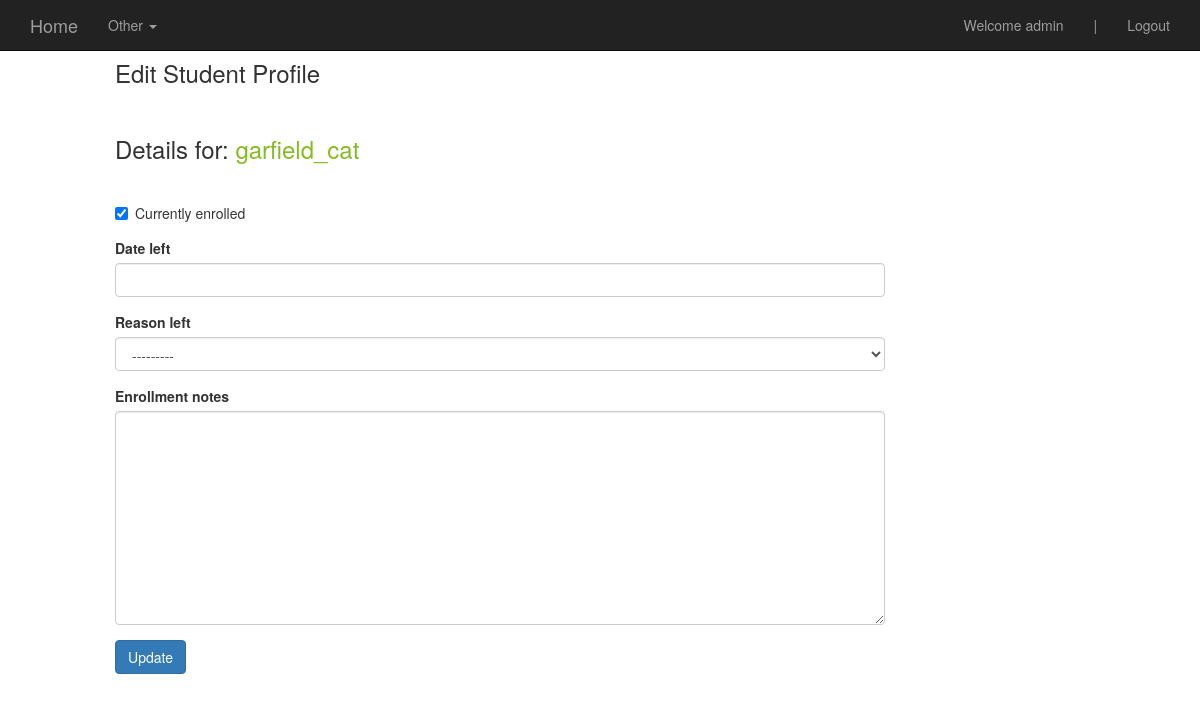
Page /unenroll_student_profile/14/ (signed in) on the committed database.
### students/models.py (models this page shows, shortened)
class Student(models.Model):
	registration_number = models.IntegerField(null=False, blank=False)
	first_name = models.CharField(max_length=255)
	last_name = models.CharField(max_length=255)
	GENDER_CHOICES = (
		('male', 'male'),
		('female', 'female'),
	)
	gender =  models.CharField(max_length=12, choices=GENDER_CHOICES, null=False, blank=False)
	date_of_birth = models.DateField(auto_now=False, auto_now_add=False, default = datetime.date.today)
	place_of_birth = models.CharField(max_length=255, null=True, blank=True)
	fathers_name = models.CharField(max_length=255, null=True, blank=True)
	fathers_occupation = models.CharField(max_length=255, null=True, blank=True)
	mothers_name = models.CharField(max_length=255, null=True, blank=True)
	mothers_occupation = models.CharField(max_length=255, null=True, blank=True)
	address_current =  models.CharField(max_length=255, null=True, blank=True)
	address_origin =  models.CharField(max_length=255, null=True, blank=True)
	contact_number =  models.CharField(max_length=255, null=True, blank=True)
	emergency_contact_number =  models.CharField(max_length=255, null=True, blank=True)
	date_joined = models.DateField(auto_now=False, auto_now_add=False, default = datetime.date.today)
	pkss_school = models.ForeignKey('schools.School')
	pkss_class = models.ForeignKey('classes.Class')
	pkss_class_original = models.ForeignKey('classes.Class', related_name = 'pkss_class_original')
	enrollment_notes = models.TextField(max_length=2500, null=True, blank=True)
	FEE_CHOICES = (
		(0, 0),
		(25, 15),
		(50, 50),
		(100, 100),
	)
	fee_percent_rate_fixed = models.IntegerField(choices=FEE_CHOICES, null=False, blank=False, default=100)
	currently_enrolled = models.BooleanField(default=True)
	date_left = models.DateField(auto_now=False, auto_now_add=False, null=True, blank=True)
	REASON_LEFT_CHOICES = (
		('gone_to_regular_school', 'gone_to_regular_school'),
		('started_work', 'started_work'),
		('returned_to_village', 'returned_to_village'),
		('returned_to_country', 'returned_to_country'),
		('changed_location', 'changed_location'),
		('stay_at_home', 'stay_at_home'),
		('other', 'other'),
	)
	reason_left =  models.CharField(max_length=30, choices=REASON_LEFT_CHOICES, null=True, blank=True)
	updated_last = models.DateField(auto_now=True, auto_now_add=False)
	updated_last_by = models.CharField(max_length=255, null=True, blank=True)
	@property
	def full_name(self):
		return ''.join([self.first_name, '_', self.last_name])
	def __unicode__(self):
		return self.full_name

### students/views.py (the view, shortened to what this page needs)
# urls.py: url(r'^unenroll_student_profile/(?P<pk>\d+)/$', st.unenroll_student, name='unenroll_std_profile'),
@login_required
def unenroll_student(request, pk=None):
	if request.user.useraccess.access_level == 'super' or request.user.useraccess.access_level == 'manager' or request.user.useraccess.access_level == 'staff' or request.user.useraccess.access_level == 'coordinator':
		std = get_object_or_404(Student, pk=pk)
		form = StudentUnenrollForm(request.POST or None, request.FILES or None, instance=std)
		context = {
			"form": form,
			"std": std,
		}
		return render(request, "unenroll_student.html", context)

### students/forms.py
class StudentUnenrollForm(forms.ModelForm):
	class Meta:
		model = Student
		fields = ["currently_enrolled", "date_left","reason_left", "enrollment_notes"]
		widgets = {
			'date_left': DateWidget(usel10n=True, bootstrap_version=3)
		}

### templates/unenroll_student.html (shortened to what this page needs)
{% extends "base.html" %}
{% load crispy_forms_tags %}
{% url 'admin:jsi18n' as jsi18nurl %} <script type="text/javascript" src="{{ jsi18nurl }}"></script>
{% block content %}
<div class='col-sm-8 col-sm-offset-1'>
<h3> Edit Student Profile </h3>
<br>
<h3>Details for:  <z style="color:#85BC22"> {{std}} </z></h3>
<br>
	<form method='POST' action=''> {% csrf_token %}
	{{form|crispy}}
	<input class='btn btn-primary' type='submit' value='Update'/>
	</form>
</div>
{% endblock %}

### templates/navbar.html (shortened to what this page needs)
    <nav class="navbar navbar-inverse navbar-fixed-top">
      <div class="container">
        <div class="navbar-header">
          <a class="navbar-brand" href='{% url "user_homepage" %}'>Home</a>
        </div>
        <div id="navbar" class="navbar-collapse collapse">
        <ul class="nav navbar-nav">
                <li class="dropdown">
                <a href="#" class="dropdown-toggle" data-toggle="dropdown" role="button" aria-haspopup="true" aria-expanded="false"> Other <span class="caret"></span></a>
              </li>
            </ul>
          <ul class="nav navbar-nav navbar-right">
          {% if request.user.is_authenticated  %}
            <li><a href=''>Welcome {{request.user}}</a></li>
             <li><a href=''>|</a></li>
              <li><a href='{% url "logout" %}'>Logout</a></li>
          {% endif %}
          </ul>
        </div>
      </div>
    </nav>

### static/css/base.css (style rules this page uses)
.navbar { margin-bottom:0; }

### rows in the picture
Student: first_name+last_name "garfield_cat", currently_enrolled "☑", reason_left "---------"

### other values in the picture
{{ request.user }} "admin"
